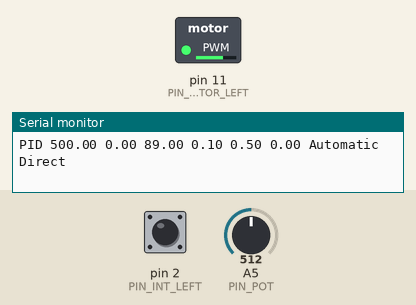
Simulated run of this sketch. Board: Arduino Uno, built with avr-gcc and run on an emulated ATmega328P. Parts: switched loads named in the sketch (green lamp = pin HIGH), the last lines printed to the serial monitor. Inputs (shaded band) come from the test bench; at power-on: pin 2 (PIN_INT_LEFT) HIGH, A5 (PIN_POT) = 512.

Above: at 0.15 s.
At 0.6 s:
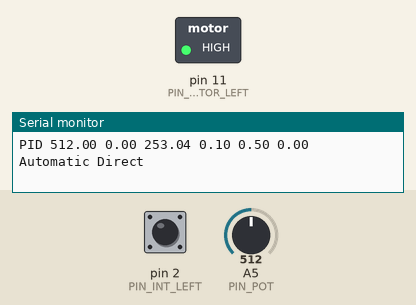
Timing chart, 0 to 2.1 s (numbered marks = the images above):
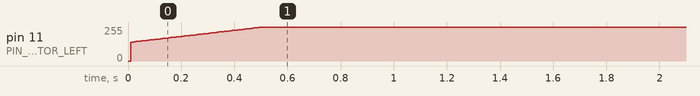

Measured:
- by itself, pin 11 (PIN_MOTOR_LEFT): moves from 0/255 to 255/255 over 0.49 s

The sketch:

PID.ino
```cpp
/*
----------------------------------------------------

           PhotoR     10K
 +5    o---/\/\/--.--/\/\/---o GND
                  |
 Pin 0 o-----------

----------------------------------------------------
*/

#include <PID_v1.h> // See PID_Frontend_ArduinoSampleCode


#define PIN_INT_LEFT 2
#define PIN_MOTOR_LEFT 11
#define PIN_POT A5

//Define Variables we'll be connecting to
double Setpoint, Input, Output;
int inputPin=0, outputPin=3;

//Specify the links and initial tuning parameters
PID myPID(&Input, &Output, &Setpoint, 0.1, 0.5, 0.0, DIRECT);
unsigned long serialTime; //this will help us know when to talk with processing

int count =0;
long sample_time = 0;
long sample_interval = 10; // 100 Hz sample rate
byte sample_previous = HIGH;
unsigned long ms_per_int = 0; // How long since the last beam interrupt

int speed_requested = 0;
byte pwm_motor_left = 0;
int speed_motor_left = 0;

byte motor_stopped = 0;

//int speed_current = 0;
//int num_spokes = 5;

void setup()
{
  Serial.begin(57600);
  pinMode(PIN_INT_LEFT, INPUT );


  speed_requested = analogRead(PIN_POT) / 4;


  //initialize the variables we're linked to
  Input = 0;
  Setpoint = 500;

  //turn the PID on
  myPID.SetMode(AUTOMATIC);
  myPID.SetOutputLimits(89, 255);
  myPID.SetSampleTime(sample_interval-1); // ensure a pid compute for every speed sample

  //Serial.println("Begin");

}

void loop()
{
  unsigned long now = millis();
  if (now - sample_time >= sample_interval) {
    sample_time = now;
    byte sample = digitalRead(PIN_INT_LEFT);
    if (sample != sample_previous) {
      sample_previous = sample;
      if (sample == LOW) {
        // Just seen a black bit.
        ms_per_int = count * sample_interval;

        if (ms_per_int > 700) {
          Input = 0;
        } else {

          // Switch low to high
          Input = map(ms_per_int, 0, 700, 700, 0);
          //speed_motor_left = map(ms_per_int, 0, 1023, 1023, 0);

          //speed_motor_left = ms_per_int;
          //Input = speed_motor_left;
          //Serial.print(" : "); Serial.print(speed_motor_left);
          //Serial.print(" - "); Serial.println(Input);

          count = 0;
        }
      } else {
        // Check for stopped/too slow
        ms_per_int = count * sample_interval;
        if (ms_per_int > 700) {
          count = 0;
          Input = 0;
        }
      }

    } else {

      // Nah not right yet for slow

      // No change in light
      // Check for stopped/too slow

      ms_per_int = count * sample_interval;
      if (ms_per_int > 700) {
        //count = 0;
        Input = 0;

      }

    }

    count++; // Up the sample count

    // Do the computation now
    myPID.Compute();


    pwm_motor_left = Output;

    if (pwm_motor_left < 90) pwm_motor_left = 0;
    analogWrite(PIN_MOTOR_LEFT, pwm_motor_left);


    Setpoint = analogRead(PIN_POT); // NB motor can't go faster than 700 :(
    // Very high minimum set point currently
    if (Setpoint < 420) {
      // Can't go slower than this
      Setpoint = 0;
    }


  }


  //send-receive with processing if it's time
  if (millis()>serialTime) {
    SerialReceive();
    SerialSend();
    serialTime+=250;
  }


}


/********************************************
 * Serial Communication functions / helpers
 ********************************************/


union {                // This Data structure lets
  byte asBytes[24];    // us take the byte array
  float asFloat[6];    // sent from processing and
}                      // easily convert it to a
foo;                   // float array


// getting float values from processing into the arduino
// was no small task.  the way this program does it is
// as follows:
//  * a float takes up 4 bytes.  in processing, convert
//    the array of floats we want to send, into an array
//    of bytes.
//  * send the bytes to the arduino
//  * use a data structure known as a union to convert
//    the array of bytes back into an array of floats

//  the bytes coming from the arduino follow the following
//  format:
//  0: 0=Manual, 1=Auto, else = ? error ?
//  1: 0=Direct, 1=Reverse, else = ? error ?
//  2-5: float setpoint
//  6-9: float input
//  10-13: float output
//  14-17: float P_Param
//  18-21: float I_Param
//  22-245: float D_Param
void SerialReceive()
{

  // read the bytes sent from Processing
  int index=0;
  byte Auto_Man = -1;
  byte Direct_Reverse = -1;
  while(Serial.available()&&index<26)
  {
    if(index==0) Auto_Man = Serial.read();
    else if(index==1) Direct_Reverse = Serial.read();
    else foo.asBytes[index-2] = Serial.read();
    index++;
  }

  // if the information we got was in the correct format,
  // read it into the system
  if(index==26  && (Auto_Man==0 || Auto_Man==1)&& (Direct_Reverse==0 || Direct_Reverse==1))
  {
    Setpoint=double(foo.asFloat[0]);
    //Input=double(foo.asFloat[1]);       // * the user has the ability to send the
                                          //   value of "Input"  in most cases (as
                                          //   in this one) this is not needed.
    if(Auto_Man==0)                       // * only change the output if we are in
    {                                     //   manual mode.  otherwise we'll get an
      Output=double(foo.asFloat[2]);      //   output blip, then the controller will
    }                                     //   overwrite.

    double p, i, d;                       // * read in and set the controller tunings
    p = double(foo.asFloat[3]);           //
    i = double(foo.asFloat[4]);           //
    d = double(foo.asFloat[5]);           //
    myPID.SetTunings(p, i, d);            //

    if(Auto_Man==0) myPID.SetMode(MANUAL);// * set the controller mode
    else myPID.SetMode(AUTOMATIC);             //

    if(Direct_Reverse==0) myPID.SetControllerDirection(DIRECT);// * set the controller Direction
    else myPID.SetControllerDirection(REVERSE);          //
  }
  Serial.flush();                         // * clear any random data from the serial buffer
}

// unlike our tiny microprocessor, the processing ap
// has no problem converting strings into floats, so
// we can just send strings.  much easier than getting
// floats from processing to here no?
void SerialSend()
{
  Serial.print("PID ");
  Serial.print(Setpoint);
  Serial.print(" ");
  Serial.print(Input);
  Serial.print(" ");
  Serial.print(Output);
  Serial.print(" ");
  Serial.print(myPID.GetKp());
  Serial.print(" ");
  Serial.print(myPID.GetKi());
  Serial.print(" ");
  Serial.print(myPID.GetKd());
  Serial.print(" ");
  if(myPID.GetMode()==AUTOMATIC) Serial.print("Automatic");
  else Serial.print("Manual");
  Serial.print(" ");
  if(myPID.GetDirection()==DIRECT) Serial.println("Direct");
  else Serial.println("Reverse");
}
```
